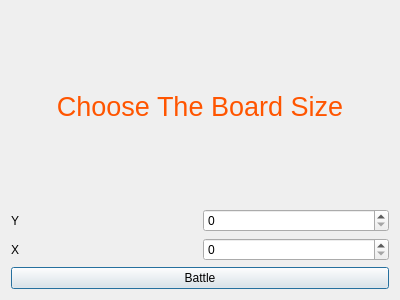
<?xml version="1.0" encoding="UTF-8"?>
<ui version="4.0">
 <class>TableSize</class>
 <widget class="QDialog" name="TableSize">
  <property name="geometry">
   <rect>
    <x>0</x>
    <y>0</y>
    <width>400</width>
    <height>300</height>
   </rect>
  </property>
  <property name="windowTitle">
   <string>Dialog</string>
  </property>
  <layout class="QVBoxLayout" name="verticalLayout">
   <item>
    <widget class="QLabel" name="label_3">
     <property name="text">
      <string>&lt;html&gt;&lt;head/&gt;&lt;body&gt;&lt;p align=&quot;center&quot;&gt;&lt;span style=&quot; font-size:20pt; color:#ff5500;&quot;&gt;Choose The Board Size&lt;/span&gt;&lt;/p&gt;&lt;/body&gt;&lt;/html&gt;</string>
     </property>
    </widget>
   </item>
   <item>
    <layout class="QHBoxLayout" name="horizontalLayout">
     <item>
      <widget class="QLabel" name="label_2">
       <property name="text">
        <string>Y</string>
       </property>
      </widget>
     </item>
     <item>
      <widget class="QSpinBox" name="Yspin"/>
     </item>
    </layout>
   </item>
   <item>
    <layout class="QHBoxLayout" name="horizontalLayout_2">
     <item>
      <widget class="QLabel" name="label">
       <property name="text">
        <string>X</string>
       </property>
      </widget>
     </item>
     <item>
      <widget class="QSpinBox" name="Xspin"/>
     </item>
    </layout>
   </item>
   <item>
    <widget class="QPushButton" name="BattleButton">
     <property name="text">
      <string>Battle</string>
     </property>
    </widget>
   </item>
  </layout>
 </widget>
 <resources/>
 <connections/>
</ui>
